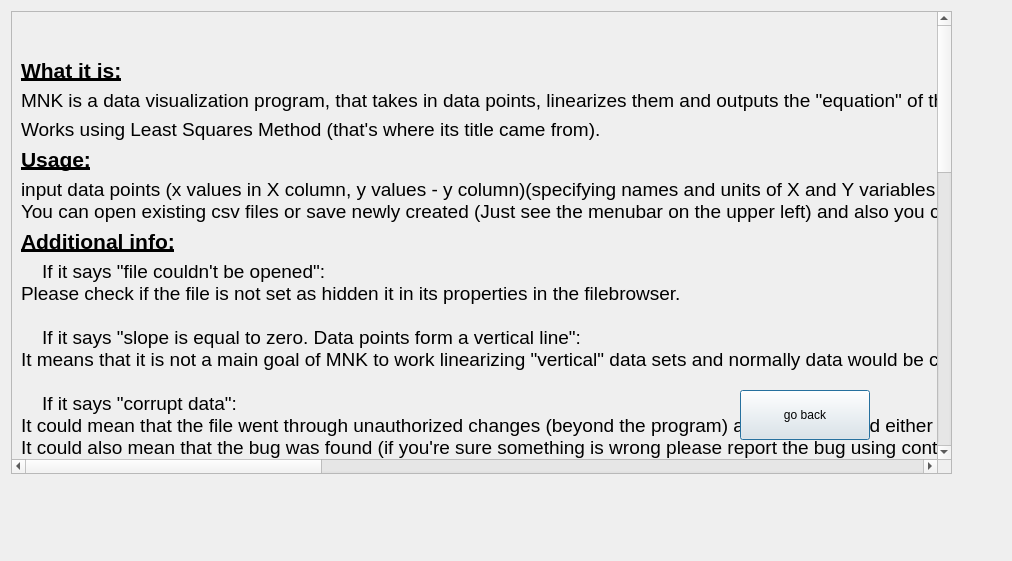
<?xml version="1.0" encoding="UTF-8"?>
<ui version="4.0">
 <class>HelpDialog</class>
 <widget class="QDialog" name="HelpDialog">
  <property name="geometry">
   <rect>
    <x>0</x>
    <y>0</y>
    <width>1012</width>
    <height>561</height>
   </rect>
  </property>
  <property name="minimumSize">
   <size>
    <width>840</width>
    <height>400</height>
   </size>
  </property>
  <property name="windowTitle">
   <string>HELP</string>
  </property>
  <widget class="QScrollArea" name="scrollArea">
   <property name="geometry">
    <rect>
     <x>11</x>
     <y>11</y>
     <width>941</width>
     <height>463</height>
    </rect>
   </property>
   <property name="sizePolicy">
    <sizepolicy hsizetype="Preferred" vsizetype="Preferred">
     <horstretch>0</horstretch>
     <verstretch>0</verstretch>
    </sizepolicy>
   </property>
   <property name="autoFillBackground">
    <bool>true</bool>
   </property>
   <property name="widgetResizable">
    <bool>true</bool>
   </property>
   <widget class="QWidget" name="scrollAreaWidgetContents_2">
    <property name="geometry">
     <rect>
      <x>0</x>
      <y>-185</y>
      <width>3403</width>
      <height>1763</height>
     </rect>
    </property>
    <layout class="QVBoxLayout" name="verticalLayout">
     <item>
      <widget class="QLabel" name="label_1">
       <property name="font">
        <font>
         <pointsize>20</pointsize>
         <italic>true</italic>
         <bold>true</bold>
        </font>
       </property>
       <property name="layoutDirection">
        <enum>Qt::LeftToRight</enum>
       </property>
       <property name="text">
        <string>MNK:</string>
       </property>
       <property name="alignment">
        <set>Qt::AlignCenter</set>
       </property>
      </widget>
     </item>
     <item>
      <widget class="QLabel" name="label_8">
       <property name="font">
        <font>
         <pointsize>16</pointsize>
         <bold>true</bold>
         <underline>true</underline>
        </font>
       </property>
       <property name="text">
        <string>What it is:</string>
       </property>
      </widget>
     </item>
     <item>
      <widget class="QLabel" name="label_10">
       <property name="font">
        <font>
         <pointsize>14</pointsize>
        </font>
       </property>
       <property name="text">
        <string>MNK is a data visualization program, that takes in data points, linearizes them and outputs the &quot;equation&quot; of the linear fit (line's equation is: y = slope * x + intercept).</string>
       </property>
      </widget>
     </item>
     <item>
      <widget class="QLabel" name="label_11">
       <property name="font">
        <font>
         <pointsize>14</pointsize>
        </font>
       </property>
       <property name="text">
        <string>Works using Least Squares Method (that's where its title came from).</string>
       </property>
      </widget>
     </item>
     <item>
      <widget class="QLabel" name="label">
       <property name="font">
        <font>
         <pointsize>16</pointsize>
         <bold>true</bold>
         <underline>true</underline>
        </font>
       </property>
       <property name="text">
        <string>Usage:</string>
       </property>
      </widget>
     </item>
     <item>
      <widget class="QLabel" name="label_4">
       <property name="font">
        <font>
         <pointsize>14</pointsize>
        </font>
       </property>
       <property name="text">
        <string>input data points (x values in X column, y values - y column)(specifying names and units of X and Y variables is not mandatory). Also specify error values for each of them (either no errors, fixed errors (will then need to specify them in the fields below) or error for every point individulally) and press &quot;FIT&quot; button to see the linearization.
You can open existing csv files or save newly created (Just see the menubar on the upper left) and also you can take a creenshot of results and save it as .png file to share as a photo (see the Tools option on the menubar) as well as can change the theme of the MNK app (some works may require a light theme).</string>
       </property>
      </widget>
     </item>
     <item>
      <widget class="QLabel" name="label_7">
       <property name="font">
        <font>
         <pointsize>16</pointsize>
         <bold>true</bold>
         <underline>true</underline>
        </font>
       </property>
       <property name="text">
        <string>Additional info:</string>
       </property>
      </widget>
     </item>
     <item>
      <widget class="QLabel" name="label_13">
       <property name="font">
        <font>
         <pointsize>14</pointsize>
        </font>
       </property>
       <property name="text">
        <string>    If it says &quot;file couldn't be opened&quot;:
Please check if the file is not set as hidden it in its properties in the filebrowser.

    If it says &quot;slope is equal to zero. Data points form a vertical line&quot;:
It means that it is not a main goal of MNK to work linearizing &quot;vertical&quot; data sets and normally data would be considered invalid.

    If it says &quot;corrupt data&quot;:
It could mean that the file went through unauthorized changes (beyond the program) and you will need either to give it up or to try manually extract data from it (using wordpad for example by comparing to the valid files)
It could also mean that the bug was found (if you're sure something is wrong please report the bug using contact info at the end of the page).

New rows appear by themselves when you focus on the last row (implemented for convenience).
You can use use both variations of real number's point (comma{,} or dot{.}) when filling the table (same actually goes for numbers in SKV).
You can access some hints regarding errors by focusing on the &quot;?&quot; signs to the right of them.

Example of a working program:</string>
       </property>
      </widget>
     </item>
     <item>
      <widget class="QLabel" name="workingProgramPhotoLabel">
       <property name="font">
        <font>
         <pointsize>9</pointsize>
        </font>
       </property>
       <property name="text">
        <string>{error displaying photo}</string>
       </property>
      </widget>
     </item>
     <item>
      <widget class="QLabel" name="label_15">
       <property name="font">
        <font>
         <pointsize>20</pointsize>
         <italic>true</italic>
         <bold>true</bold>
        </font>
       </property>
       <property name="text">
        <string>

SKV</string>
       </property>
       <property name="alignment">
        <set>Qt::AlignCenter</set>
       </property>
      </widget>
     </item>
     <item>
      <widget class="QLabel" name="label_16">
       <property name="font">
        <font>
         <pointsize>16</pointsize>
         <bold>true</bold>
         <underline>true</underline>
        </font>
       </property>
       <property name="text">
        <string>What it is:</string>
       </property>
      </widget>
     </item>
     <item>
      <widget class="QLabel" name="label_18">
       <property name="font">
        <font>
         <pointsize>14</pointsize>
        </font>
       </property>
       <property name="text">
        <string>SKV is a simple data analysis program that calculates the mean and error (also provides some other output such as median, range of data, number of observations and Student's coefficient chosen by user (95% confidence interval (or 0.05 significance level) by default)).
    formula for error:</string>
       </property>
      </widget>
     </item>
     <item>
      <widget class="QLabel" name="formulaLabel">
       <property name="text">
        <string>{error displaying formula}</string>
       </property>
      </widget>
     </item>
     <item>
      <widget class="QLabel" name="label_17">
       <property name="font">
        <font>
         <pointsize>16</pointsize>
         <bold>true</bold>
         <underline>true</underline>
        </font>
       </property>
       <property name="text">
        <string>Usage:</string>
       </property>
      </widget>
     </item>
     <item>
      <widget class="QLabel" name="label_19">
       <property name="font">
        <font>
         <pointsize>14</pointsize>
        </font>
       </property>
       <property name="text">
        <string>Input numbers (preferrably one per line), choose the confidence interval and press calculate.
Data requirements: there should be only numbers, number count should not be less than 2.

    ||Note: feel free to focus your mouse tip on the &quot;𝜏&quot; to see some detail's.
 </string>
       </property>
      </widget>
     </item>
     <item>
      <widget class="QLabel" name="label_21">
       <property name="font">
        <font>
         <pointsize>14</pointsize>
        </font>
       </property>
       <property name="text">
        <string>We use critical values of 𝜏 for 2-tailed tests:    (taken from &lt;a href=&quot;https://www.scribbr.com/&quot;&gt;scribbr.com&lt;/a&gt;)</string>
       </property>
       <property name="openExternalLinks">
        <bool>true</bool>
       </property>
      </widget>
     </item>
     <item>
      <widget class="QLabel" name="tableLabel">
       <property name="font">
        <font>
         <pointsize>9</pointsize>
        </font>
       </property>
       <property name="text">
        <string>{error displaying table}</string>
       </property>
      </widget>
     </item>
     <item>
      <widget class="QLabel" name="label_23">
       <property name="font">
        <font>
         <pointsize>14</pointsize>
        </font>
       </property>
       <property name="text">
        <string>(Degrees of freedom = number of data points - 1)
Please mind, if we have 35 data points for example, we use 𝜏-value as if for 30 data points (because we have no data for exactly 35 points)



</string>
       </property>
      </widget>
     </item>
     <item>
      <widget class="QLabel" name="label_9">
       <property name="font">
        <font>
         <pointsize>14</pointsize>
        </font>
       </property>
       <property name="text">
        <string>Find latest releases of MNK app on &lt;a href=&quot;https://github.com/Andriy-Bilenko/MNK-Least-Squares-Method-&quot;&gt;this github page&lt;/a&gt;.</string>
       </property>
       <property name="openExternalLinks">
        <bool>true</bool>
       </property>
      </widget>
     </item>
     <item>
      <widget class="QLabel" name="label_3">
       <property name="font">
        <font>
         <pointsize>14</pointsize>
        </font>
       </property>
       <property name="text">
        <string>If you ran into some issues by any chance or need to contact the developer, it would be great to recieve your valuable feedback on emaii:  &lt;a&gt;bilenko.a.uni@gmail.com&lt;/a&gt;.</string>
       </property>
      </widget>
     </item>
     <item>
      <widget class="QLabel" name="label_last_blank">
       <property name="text">
        <string> 



end of page</string>
       </property>
       <property name="alignment">
        <set>Qt::AlignCenter</set>
       </property>
      </widget>
     </item>
    </layout>
   </widget>
  </widget>
  <widget class="QPushButton" name="goBackButton">
   <property name="geometry">
    <rect>
     <x>740</x>
     <y>390</y>
     <width>130</width>
     <height>50</height>
    </rect>
   </property>
   <property name="sizePolicy">
    <sizepolicy hsizetype="Fixed" vsizetype="Fixed">
     <horstretch>0</horstretch>
     <verstretch>0</verstretch>
    </sizepolicy>
   </property>
   <property name="minimumSize">
    <size>
     <width>130</width>
     <height>50</height>
    </size>
   </property>
   <property name="text">
    <string>go back</string>
   </property>
  </widget>
 </widget>
 <resources/>
 <connections/>
</ui>
